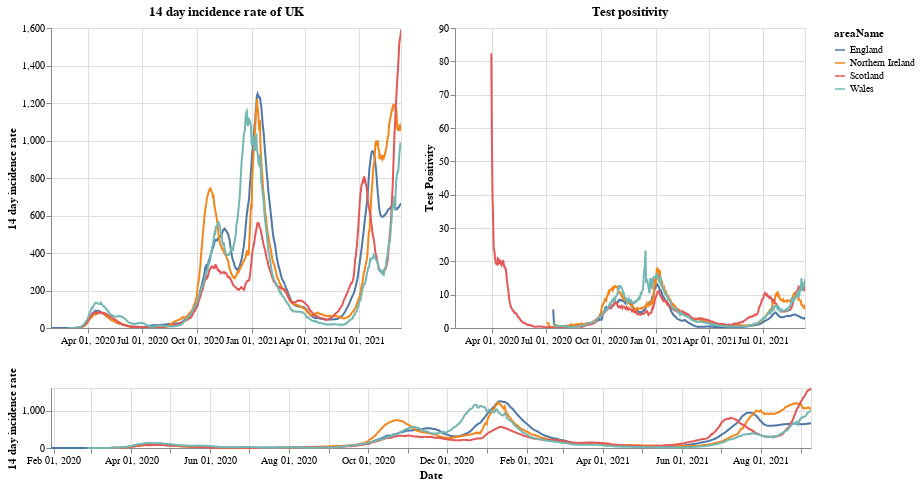

The cell this chart's notebook holds for it:
### Markdown cell above
# Plots

First a plot with each country in the UK. The top right shows the positivity rate for (which is the percentage of registered tests which were positive) while the top left is the 14 day incidence rate. The bottom chart can be used to select the timeframe (does not work on a mobile device).

### Code cell
#collapse
brush = alt.selection(type='interval', name='DateBrush',encodings=['x'],fields=['Time'])
leg_selection = alt.selection_multi(fields=['areaName'], bind='legend')

base = alt.Chart(uk_cases).mark_line().encode(
    x=alt.X("yearmonthdate(date):T", axis=alt.Axis(title='Date')),
    y=alt.Y("twoWeeklyCasesRate:Q", axis=alt.Axis(title='14 day incidence rate')),
    tooltip=['areaName', 'date','twoWeeklyCasesRate', 'testPositivity'],
    color='areaName',
    opacity=alt.condition(leg_selection, alt.value(2), alt.value(0.1))
).add_selection(leg_selection).properties(width=350)

upper = base.encode(alt.X('yearmonthdate(date):T', axis=alt.Axis(title=''),
                         scale=alt.Scale(domain=brush))
                   ).properties(title=f'14 day incidence rate of UK')
upper_right = upper.encode(alt.Y('testPositivity:Q', axis=alt.Axis(title='Test Positivity'))).properties(title='Test positivity')
lower = base.properties(height=60, width = 760).add_selection(brush)

(upper | upper_right) & lower

### Figure 1 — Vega-Lite specification as saved in the notebook (floating-point values rounded to 4 significant figures; data arrays with more than 128 entries replaced by an {"elided": "..."} marker saying what was removed)
{"config": {"view": {"continuousWidth": 400, "continuousHeight": 300}}, "vconcat": [{"hconcat": [{"mark": "line", "encoding": {"color": {"type": "nominal", "field": "areaName"}, "opacity": {"condition": {"value": 2, "selection": "selector001"}, "value": 0.1}, "tooltip": [{"type": "nominal", "field": "areaName"}, {"type": "temporal", "field": "date"}, {"type": "quantitative", "field": "twoWeeklyCasesRate"}, {"type": "quantitative", "field": "testPositivity"}], "x": {"type": "temporal", "axis": {"title": ""}, "field": "date", "scale": {"domain": {"selection": "DateBrush"}}, "timeUnit": "yearmonthdate"}, "y": {"type": "quantitative", "axis": {"title": "14 day incidence rate"}, "field": "twoWeeklyCasesRate"}}, "selection": {"selector001": {"type": "multi", "fields": ["areaName"], "bind": "legend"}}, "title": "14 day incidence rate of UK", "width": 350}, {"mark": "line", "encoding": {"color": {"type": "nominal", "field": "areaName"}, "opacity": {"condition": {"value": 2, "selection": "selector001"}, "value": 0.1}, "tooltip": [{"type": "nominal", "field": "areaName"}, {"type": "temporal", "field": "date"}, {"type": "quantitative", "field": "twoWeeklyCasesRate"}, {"type": "quantitative", "field": "testPositivity"}], "x": {"type": "temporal", "axis": {"title": ""}, "field": "date", "scale": {"domain": {"selection": "DateBrush"}}, "timeUnit": "yearmonthdate"}, "y": {"type": "quantitative", "axis": {"title": "Test Positivity"}, "field": "testPositivity"}}, "selection": {"selector001": {"type": "multi", "fields": ["areaName"], "bind": "legend"}}, "title": "Test positivity", "width": 350}]}, {"mark": "line", "encoding": {"color": {"type": "nominal", "field": "areaName"}, "opacity": {"condition": {"value": 2, "selection": "selector001"}, "value": 0.1}, "tooltip": [{"type": "nominal", "field": "areaName"}, {"type": "temporal", "field": "date"}, {"type": "quantitative", "field": "twoWeeklyCasesRate"}, {"type": "quantitative", "field": "testPositivity"}], "x": {"type": "temporal", "axis": {"title": "Date"}, "field": "date", "timeUnit": "yearmonthdate"}, "y": {"type": "quantitative", "axis": {"title": "14 day incidence rate"}, "field": "twoWeeklyCasesRate"}}, "height": 60, "selection": {"selector001": {"type": "multi", "fields": ["areaName"], "bind": "legend"}, "DateBrush": {"type": "interval", "encodings": ["x"], "fields": ["Time"]}}, "width": 760}], "data": {"name": "data-83b08a058ea045c6e0d8a5ce4b743c4e"}, "$schema": "https://vega.github.io/schema/vega-lite/v4.8.1.json", "datasets": {"data-83b08a058ea045c6e0d8a5ce4b743c4e": {"elided": "2264 records"}}}
